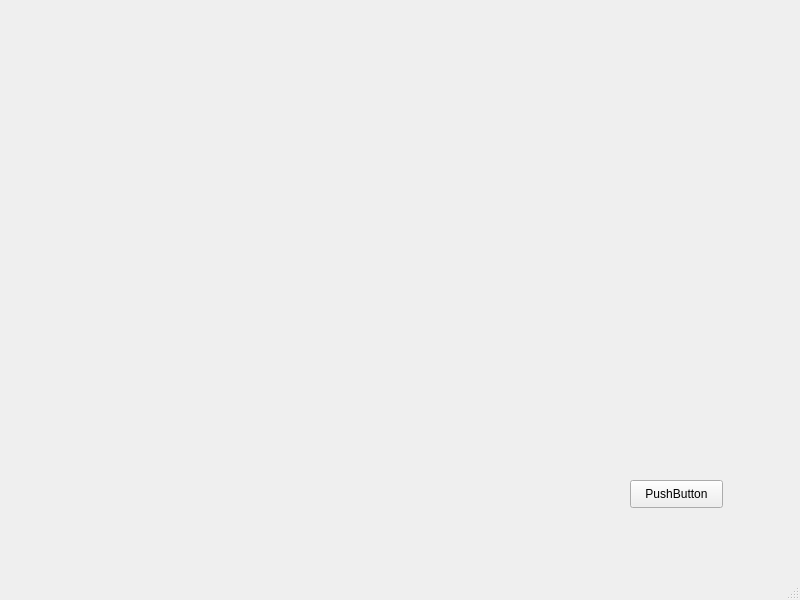
<?xml version="1.0" encoding="UTF-8"?>
<ui version="4.0">
 <class>MainWindow</class>
 <widget class="QMainWindow" name="MainWindow">
  <property name="geometry">
   <rect>
    <x>0</x>
    <y>0</y>
    <width>800</width>
    <height>600</height>
   </rect>
  </property>
  <property name="windowTitle">
   <string>MainWindow</string>
  </property>
  <widget class="QWidget" name="centralwidget">
   <widget class="QPushButton" name="pushButton">
    <property name="geometry">
     <rect>
      <x>630</x>
      <y>480</y>
      <width>93</width>
      <height>28</height>
     </rect>
    </property>
    <property name="text">
     <string>PushButton</string>
    </property>
   </widget>
  </widget>
  <widget class="QMenuBar" name="menubar">
   <property name="geometry">
    <rect>
     <x>0</x>
     <y>0</y>
     <width>800</width>
     <height>26</height>
    </rect>
   </property>
  </widget>
  <widget class="QStatusBar" name="statusbar"/>
 </widget>
 <resources/>
 <connections/>
</ui>
